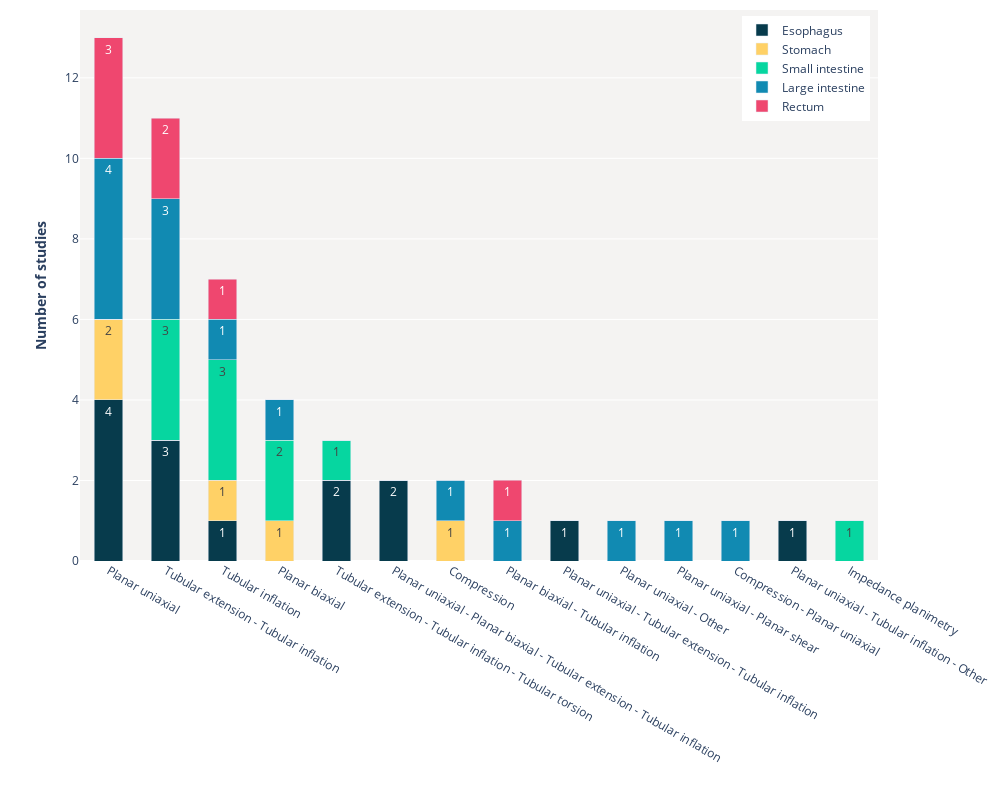

Notebook source saved alongside this figure:
### Code cell
df = pd.DataFrame(dict_source, index = protocol_list_decreasing_frequency)
# plotly
fig = px.bar(df, 
             x = df.index,
             y = [c for c in df.columns],
             color_discrete_sequence=color_palette
             )

for i, val in enumerate(df.head()):
    fig.data[i].text = df[val]
    fig.data[i].textangle = 0
    
fig.update_layout(
    barmode='stack',
    bargap=0.5,
    autosize=False,
    width=1000,
    height=800,
    xaxis = dict(title="<b>  <b>", showgrid = False, dtick = 1),
    yaxis = dict(title="<b> Number of studies <b>"),
    plot_bgcolor= plot_background_color,
    legend=dict(yanchor="top", y=0.99, xanchor="right", x=0.99, title = None), 
    legend_traceorder = 'normal',
    margin=go.layout.Margin(
        t=10, #top margin
    )
)

fig.show()
#fig.write_image("total-studies-test-protocol.png", engine="kaleido", scale = 1.0)

### Figure 1 — Plotly figure (JSON) as saved in the notebook; plotly's stock layout.template omitted (floating-point values rounded to 4 significant figures)
{"data": [{"alignmentgroup": "True", "hovertemplate": "variable=Esophagus<br>index=%{x}<br>value=%{y}<extra></extra>", "legendgroup": "Esophagus", "marker": {"color": "#073b4c"}, "name": "Esophagus", "offsetgroup": "Esophagus", "orientation": "v", "showlegend": true, "text": [4, 3, 1, 0, 2, 2, 0, 0, 1, 0, 0, 0, 1, 0], "textangle": 0, "textposition": "auto", "type": "bar", "x": ["Planar uniaxial", "Tubular extension - Tubular inflation", "Tubular inflation", "Planar biaxial", "Tubular extension - Tubular inflation - Tubular torsion", "Planar uniaxial - Planar biaxial - Tubular extension - Tubular inflation", "Compression", "Planar biaxial - Tubular inflation", "Planar uniaxial - Tubular extension - Tubular inflation", "Planar uniaxial - Other", "Planar uniaxial - Planar shear", "Compression - Planar uniaxial", "Planar uniaxial - Tubular inflation - Other", "Impedance planimetry"], "xaxis": "x", "y": [4, 3, 1, 0, 2, 2, 0, 0, 1, 0, 0, 0, 1, 0], "yaxis": "y"}, {"alignmentgroup": "True", "hovertemplate": "variable=Stomach<br>index=%{x}<br>value=%{y}<extra></extra>", "legendgroup": "Stomach", "marker": {"color": "#ffd166"}, "name": "Stomach", "offsetgroup": "Stomach", "orientation": "v", "showlegend": true, "text": [2, 0, 1, 1, 0, 0, 1, 0, 0, 0, 0, 0, 0, 0], "textangle": 0, "textposition": "auto", "type": "bar", "x": ["Planar uniaxial", "Tubular extension - Tubular inflation", "Tubular inflation", "Planar biaxial", "Tubular extension - Tubular inflation - Tubular torsion", "Planar uniaxial - Planar biaxial - Tubular extension - Tubular inflation", "Compression", "Planar biaxial - Tubular inflation", "Planar uniaxial - Tubular extension - Tubular inflation", "Planar uniaxial - Other", "Planar uniaxial - Planar shear", "Compression - Planar uniaxial", "Planar uniaxial - Tubular inflation - Other", "Impedance planimetry"], "xaxis": "x", "y": [2, 0, 1, 1, 0, 0, 1, 0, 0, 0, 0, 0, 0, 0], "yaxis": "y"}, {"alignmentgroup": "True", "hovertemplate": "variable=Small intestine<br>index=%{x}<br>value=%{y}<extra></extra>", "legendgroup": "Small intestine", "marker": {"color": "#06d6a0"}, "name": "Small intestine", "offsetgroup": "Small intestine", "orientation": "v", "showlegend": true, "text": [0, 3, 3, 2, 1, 0, 0, 0, 0, 0, 0, 0, 0, 1], "textangle": 0, "textposition": "auto", "type": "bar", "x": ["Planar uniaxial", "Tubular extension - Tubular inflation", "Tubular inflation", "Planar biaxial", "Tubular extension - Tubular inflation - Tubular torsion", "Planar uniaxial - Planar biaxial - Tubular extension - Tubular inflation", "Compression", "Planar biaxial - Tubular inflation", "Planar uniaxial - Tubular extension - Tubular inflation", "Planar uniaxial - Other", "Planar uniaxial - Planar shear", "Compression - Planar uniaxial", "Planar uniaxial - Tubular inflation - Other", "Impedance planimetry"], "xaxis": "x", "y": [0, 3, 3, 2, 1, 0, 0, 0, 0, 0, 0, 0, 0, 1], "yaxis": "y"}, {"alignmentgroup": "True", "hovertemplate": "variable=Large intestine<br>index=%{x}<br>value=%{y}<extra></extra>", "legendgroup": "Large intestine", "marker": {"color": "#118ab2"}, "name": "Large intestine", "offsetgroup": "Large intestine", "orientation": "v", "showlegend": true, "text": [4, 3, 1, 1, 0, 0, 1, 1, 0, 1, 1, 1, 0, 0], "textangle": 0, "textposition": "auto", "type": "bar", "x": ["Planar uniaxial", "Tubular extension - Tubular inflation", "Tubular inflation", "Planar biaxial", "Tubular extension - Tubular inflation - Tubular torsion", "Planar uniaxial - Planar biaxial - Tubular extension - Tubular inflation", "Compression", "Planar biaxial - Tubular inflation", "Planar uniaxial - Tubular extension - Tubular inflation", "Planar uniaxial - Other", "Planar uniaxial - Planar shear", "Compression - Planar uniaxial", "Planar uniaxial - Tubular inflation - Other", "Impedance planimetry"], "xaxis": "x", "y": [4, 3, 1, 1, 0, 0, 1, 1, 0, 1, 1, 1, 0, 0], "yaxis": "y"}, {"alignmentgroup": "True", "hovertemplate": "variable=Rectum<br>index=%{x}<br>value=%{y}<extra></extra>", "legendgroup": "Rectum", "marker": {"color": "#ef476f"}, "name": "Rectum", "offsetgroup": "Rectum", "orientation": "v", "showlegend": true, "text": [3, 2, 1, 0, 0, 0, 0, 1, 0, 0, 0, 0, 0, 0], "textangle": 0, "textposition": "auto", "type": "bar", "x": ["Planar uniaxial", "Tubular extension - Tubular inflation", "Tubular inflation", "Planar biaxial", "Tubular extension - Tubular inflation - Tubular torsion", "Planar uniaxial - Planar biaxial - Tubular extension - Tubular inflation", "Compression", "Planar biaxial - Tubular inflation", "Planar uniaxial - Tubular extension - Tubular inflation", "Planar uniaxial - Other", "Planar uniaxial - Planar shear", "Compression - Planar uniaxial", "Planar uniaxial - Tubular inflation - Other", "Impedance planimetry"], "xaxis": "x", "y": [3, 2, 1, 0, 0, 0, 0, 1, 0, 0, 0, 0, 0, 0], "yaxis": "y"}], "layout": {"autosize": false, "bargap": 0.5, "barmode": "stack", "height": 800, "legend": {"title": {}, "tracegroupgap": 0, "traceorder": "normal", "x": 0.99, "xanchor": "right", "y": 0.99, "yanchor": "top"}, "margin": {"t": 10}, "plot_bgcolor": "rgba(242, 241, 239, 0.8)", "width": 1000, "xaxis": {"anchor": "y", "autorange": true, "domain": [0, 1], "dtick": 1, "range": [-0.5, 13.5], "showgrid": false, "title": {"text": "<b>  <b>"}, "type": "category"}, "yaxis": {"anchor": "x", "autorange": true, "domain": [0, 1], "range": [0, 13.68], "title": {"text": "<b> Number of studies <b>"}, "type": "linear"}}}
